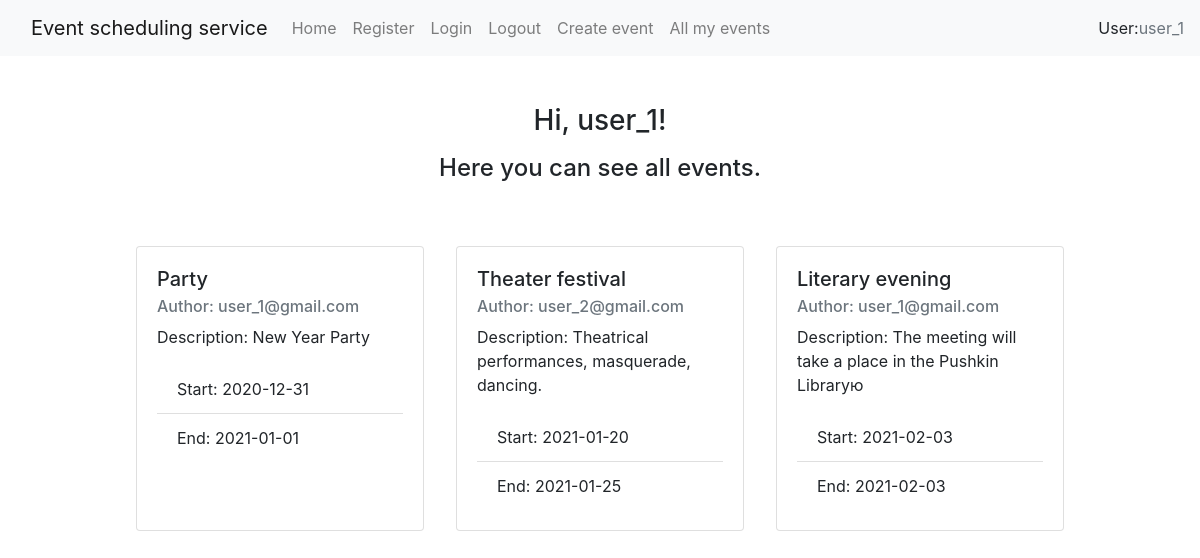
The page / (signed in) on the database its author committed.
### app/models.py (models this page shows, shortened)
class User(db.Model):
    __tablename__ = 'user'
    username = db.Column(db.String(64), index=True, unique=True)
    email = db.Column(db.String(120), index=True, unique=True, primary_key=True)
    password_hash = db.Column(db.String(128))
    events = db.relationship('Event', backref='author', lazy='dynamic', primaryjoin="User.email == Event.author_email")

class Event(db.Model):
    __tablename__ = 'event'
    id = db.Column(db.Integer, primary_key=True)
    title = db.Column(db.String(100))
    body = db.Column(db.Text)
    start_date = db.Column(db.Date)
    end_date = db.Column(db.Date)
    author_email = db.Column(db.String(120), db.ForeignKey('user.email'))

### app/routes.py (the view)
@app.route('/')
def index():
    events = Event.query.all()
    return render_template('index.html', events=events)

### app/models.py (called while the page is built)
@login_manager.user_loader
def load_user(email):
    return User.query.filter_by(email=email).first()

### app/templates/index.html (shortened to what this page needs)
{% extends 'base.html' %}
{% block content %}
    {% if current_user.is_authenticated %}
    <div>
        <h3 class="text-center mt-5 mb-3">Hi, {{ current_user.username }}!</h3>
        <h4 class="text-center mb-5">Here you can see all events.</h4>
        <div class="d-flex justify-content-center flex-wrap">
        {% for event in events %}
            <div class="card m-3" style="width: 18rem;">
                <div class="card-body">
                    <h5 class="card-title">{{ event.title }}</h5>
                    <h6 class="card-subtitle mb-2 text-muted">Author: {{ event.author_email }}</h6>
                    <p class="card-text">Description: {{ event.body }}</p>
                    <ul class="list-group list-group-flush">
                        <li class="list-group-item">Start: {{ event.start_date }}</li>
                        <li class="list-group-item">End: {{ event.end_date }}</li>
                    </ul>
                </div>
            </div>
        {% endfor %}
        </div>
    </div>
    {% endif %}
{% endblock %}

### app/templates/base.html (shortened to what this page needs)
<!DOCTYPE html>
<html lang="en">
<head>
    <link rel="stylesheet" href="https://cdn.jsdelivr.net/npm/bootstrap@4.5.3/dist/css/bootstrap.min.css">
</head>
<body>
    <nav class="navbar navbar-expand-lg navbar-light bg-light">
        <a class="navbar-brand" href="#" style="padding-left: 15px;">Event scheduling service</a>
         <div class="collapse navbar-collapse" id="navbarSupportedContent">
             <ul class="navbar-nav mr-auto">
                 <li class="nav-item">
                     <a class="nav-link" href="/">Home</a>
                 </li>
                 <li class="nav-item">
                     <a class="nav-link" href="/register">Register</a>
                 </li>
                 <li class="nav-item">
                     <a class="nav-link" href="/login">Login</a>
                 </li>
                 <li class="nav-item">
                     <a class="nav-link" href="/logout">Logout</a>
                 </li>
                 {% if current_user.is_authenticated %}
                 <li class="nav-item">
                     <a class="nav-link" href="/event/create">Create event</a>
                 </li>
                 <li class="nav-item">
                     <a class="nav-link" href="/all_my_events">All my events</a>
                 </li>
                 {% endif %}
             </ul>
             {% if current_user.is_authenticated %}
                 User: <div class="text-muted">  {{ current_user.username }}</div>
             {% endif %}
         </div>
    </nav>
    {% block content %}
    {% endblock %}
</body>
</html>

### rows shown on the page
User: username "user_1"
Event: title "Party", author_email "user_1@gmail.com", body "New Year Party", start_date "2020-12-31", end_date "2021-01-01"
Event: title "Theater festival", author_email "user_2@gmail.com", body "Theatrical performances, masquerade, dancing.", start_date "2021-01-20", end_date "2021-01-25"
Event: title "Literary evening", author_email "user_1@gmail.com", body "The meeting will take a place in the Pushkin Libraryю", start_date "2021-02-03", end_date "2021-02-03"
